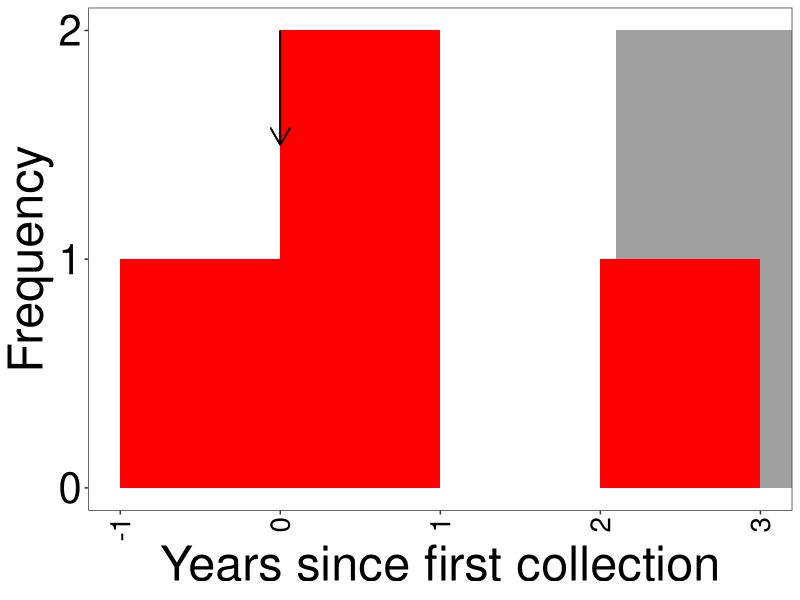

Reproduce this figure in R. (Note: this script raises an error after producing the figure.)
#!/usr/bin/Rscript
library(ggplot2)

my.theme <- theme(
text=element_text(size=35),
axis.text=element_text(size=30, colour='black'),
axis.text.x=element_text(angle=90, hjust=1, vjust=0.5, size=20),
legend.text=element_text(size=30),
legend.title=element_text(size=30),
legend.position=c(.98, .98),
legend.justification=c(1, 1),
legend.spacing=unit(0, 'cm'),
legend.margin=margin(0, 0, 0, 0, 'cm'),
legend.key.size=unit(1.2, 'cm'),
legend.background=element_blank(),
legend.box.background=element_blank(),
panel.grid.major=element_blank(),
panel.grid.minor=element_blank()
)

THERAPY_COLOUR <- "#a0a0a0"
data <- read.csv("stats/cartoon.data.csv")
data <- subset(data, Censored == 1)

pdf.options(family="Helvetica", fonts="Helvetica", width=7, height=4.2, colormodel='rgb')
pdf("plots/cartoon.hist.pdf")
ggplot(data, aes(x=Estimated.Date)) +
	geom_rect(xmin=2.1, xmax=Inf, ymin=0, ymax=2, fill=THERAPY_COLOUR) +
	geom_histogram(breaks=c(-1, 0, 1, 2, 3), fill='red') +
	geom_segment(x=0, xend=0, y=2, yend=1.5, arrow=arrow(length = unit(0.5, "cm")))  +
	theme_bw() +
	my.theme +
	scale_x_continuous(name="Years since first collection") +
	scale_y_continuous(name="Frequency", breaks=c(0, 1, 2))
dev.off()

my.theme <- theme(
legend.justification=c(1, 1),
legend.position=0,
legend.spacing=unit(0, 'cm'),
legend.margin=margin(.0, .0, .0, .0, 'cm'),
legend.box.background=element_blank(),
text=element_text(size=35),
legend.key.size=unit(1.2, 'cm'),
axis.text=element_text(size=30, colour='black'),
axis.text.x=element_text(angle=60, hjust=1),
legend.text=element_text(size=30),
panel.grid=element_blank(),
legend.background=element_blank(),
legend.key=element_rect(fill="#00000000", colour="#00000000")
)


data <- read.csv("VL.cartoon.csv")

pdf.options(family="Helvetica", fonts="Helvetica", width=7, height=4.2, colormodel='rgb')
pdf("plots/VL.cartoon.pdf")
ggplot(data, aes(x=Date, y=VL)) +
	geom_rect(xmin=2.1, xmax=Inf, ymin=-Inf, ymax=Inf, fill=THERAPY_COLOUR) +
	geom_line(size=1) +
	theme_bw() +
	my.theme +
	coord_cartesian(ylim=c(10, 120000), xlim=c(0, 4)) +
	scale_y_log10(name="Viral load", breaks=10^c(1, 3, 5), labels=sapply(c(1, 3, 5), function(x) bquote(''*10^{.(x)}*''))) +
	scale_x_continuous(name="Years since first collection", breaks=c(0, 1, 2, 3, 4)) +
	geom_point(aes(colour=factor(Censored), shape=Type), data=subset(data, Used != ""), size=8) +
	scale_colour_manual(name="", breaks=c(0, 1), limits=c(0, 1), labels=c("Training", "Censored"), values=c('black', 'red')) + scale_shape_manual(name="", breaks=c("RNA", "DNA"), limits=c("RNA", "DNA"), labels=c("RNA", "DNA"), values=c(16, 5))
dev.off()